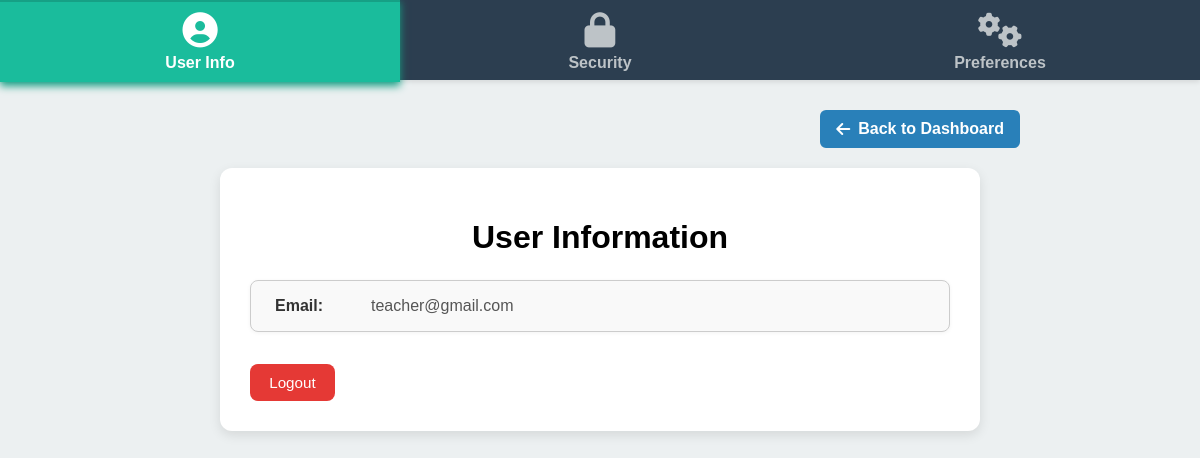
The page /profile/info (signed in) on the database as committed earlier.
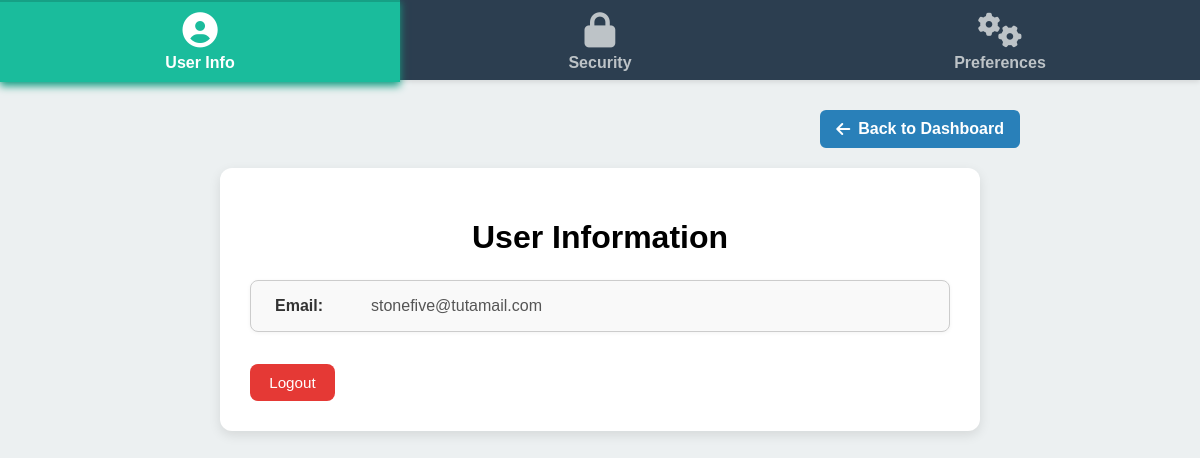
The same page on the database as committed later.
### models/user.py (models this page shows, shortened)
class User(db.Model):
    __tablename__ = 'users'
    id = db.Column(db.Integer, primary_key=True)
    email = db.Column(db.String(120), unique=True, nullable=False)
    password_hash = db.Column(db.String(200), nullable=False)
    role = db.Column(db.String(20), nullable=False)  # 'student', 'teacher', 'admin'
    profile_tags = db.Column(db.String(255), nullable=True)
    session_token = db.Column(db.String(64), unique=True, index=True)
    session_expiry = db.Column(db.DateTime, nullable=True)
    csrf_token = db.Column(db.String(64), unique=True, index=True)
    events = db.relationship("Event", backref="creator", lazy=True)

### app.py (the view)
    @app.route('/profile/info')
    def profile_info():
        if 'user_id' not in session:
            return redirect(url_for('login'))
        from models.user import User
        user = db.session.get(User, session['user_id'])
        if not user:
            session.clear()
            return redirect(url_for('login'))
        return render_template('profile/info.html', user=user)

### templates/profile/info.html (shortened to what this page needs)
{% extends "profile/profile_base.html" %}
{% set active_tab = 'info' %}
{% block content %}
  <div class="profile-card">
    <h1>User Information</h1>
    <div class="info-box">
      <span class="label">Email:</span>
      <span class="value">{{ user.email }}</span>
    </div>
    <form action="/logout" method="POST" style="margin-top: 2rem;">
      <button class="logout-btn">Logout</button>
    </form>
  </div>
{% endblock %}

### templates/profile/profile_base.html (shortened to what this page needs)
<!DOCTYPE html>
<html lang="en">
<head>
  <link rel="stylesheet" href="/static/css/profile.css" />
  <link rel="stylesheet" href="/static/css/notification-system.css" />
  <link rel="stylesheet" href="https://cdnjs.cloudflare.com/ajax/libs/font-awesome/6.5.0/css/all.min.css" />
</head>
<body>
  <nav class="navbar">
    <a href="/profile/info" class="nav-tab {% if active_tab == 'info' %}active{% endif %}">
      <i class="fas fa-user-circle"></i> User Info
    </a>
    <a href="/profile/privacy" class="nav-tab {% if active_tab == 'privacy' %}active{% endif %}">
      <i class="fas fa-lock"></i> Security
    </a>
    <a href="/profile/preferences" class="nav-tab {% if active_tab == 'preferences' %}active{% endif %}">
      <i class="fas fa-cogs"></i> Preferences
    </a>
  </nav>
  <div class="main-content">
    <div class="top-bar">
      <a href="/dashboard" class="back-button">
        <i class="fas fa-arrow-left"></i> Back to Dashboard
      </a>
    </div>
    {% block content %}{% endblock %}
  </div>
</body>
</html>

### static/css/profile.css (style rules this page uses)
body { margin: 0; font-family: Arial, sans-serif; display: flex; flex-direction: column; height: 100vh; background-color: #ecf0f1; overflow: hidden; }
.navbar { display: flex; background-color: #2c3e50; height: 80px; align-items: center; padding: 0; box-sizing: border-box; color: white; position: fixed; top: 0; left: 0; right: 0; z-index: 1000; box-shadow: 0 2px 5px rgba(0,0,0,0.1); justify-content: space-between; }
.navbar a.nav-tab { flex-grow: 1; flex-basis: 0; display: flex; flex-direction: column; align-items: center; justify-content: center; text-decoration: none; color: #bdc3c7; font-weight: 600; font-size: 1rem; padding: 10px 0; transition: background-color 0.3s ease, color 0.3s ease; cursor: pointer; border-top: 4px solid transparent; box-sizing: border-box; }
.navbar a.nav-tab i { font-size: 2.2rem; margin-bottom: 6px; line-height: 1; }
.navbar a.nav-tab.active { background-color: #1abc9c; color: white; border-top-color: #16a085; box-shadow: 0 4px 8px #16a085; }
.main-content { margin-top: 80px; margin-left: 0; padding: 30px; overflow-y: auto; flex-grow: 1; width: 100%; box-sizing: border-box; max-width: 900px; margin-left: auto; margin-right: auto; }
.profile-card { background: white; padding: 30px; border-radius: 12px; box-shadow: 0 4px 12px rgba(0,0,0,0.1); max-width: 700px; margin: 0 auto; }
.profile-card h1 { text-align: center; margin-bottom: 1.5rem; }
.top-bar { display: flex; justify-content: flex-end; align-items: center; padding-bottom: 20px; }
.back-button { background-color: #2980b9; color: white; padding: 10px 16px; border-radius: 6px; text-decoration: none; font-weight: bold; display: inline-flex; align-items: center; transition: background-color 0.3s ease; }
.back-button i { margin-right: 8px; }
.info-box { border: 1px solid #ccc; border-radius: 8px; padding: 1rem 1.5rem; background-color: #f9f9f9; display: flex; gap: 1rem; align-items: center; font-size: 1rem; margin-top: 1rem; box-shadow: 0 1px 4px rgba(0,0,0,0.05); }
.info-box .label { font-weight: 600; color: #333; min-width: 80px; }
.info-box .value { color: #555; }
.logout-btn { background-color: #e53935; color: #fff; padding: 0.6rem 1.2rem; font-size: 0.95rem; border: none; border-radius: 8px; cursor: pointer; transition: background-color 0.2s ease; }

Rows that differ between the two databases and show on the page:
changed User: email "teacher@gmail.com" → "stonefive@tutamail.com"
